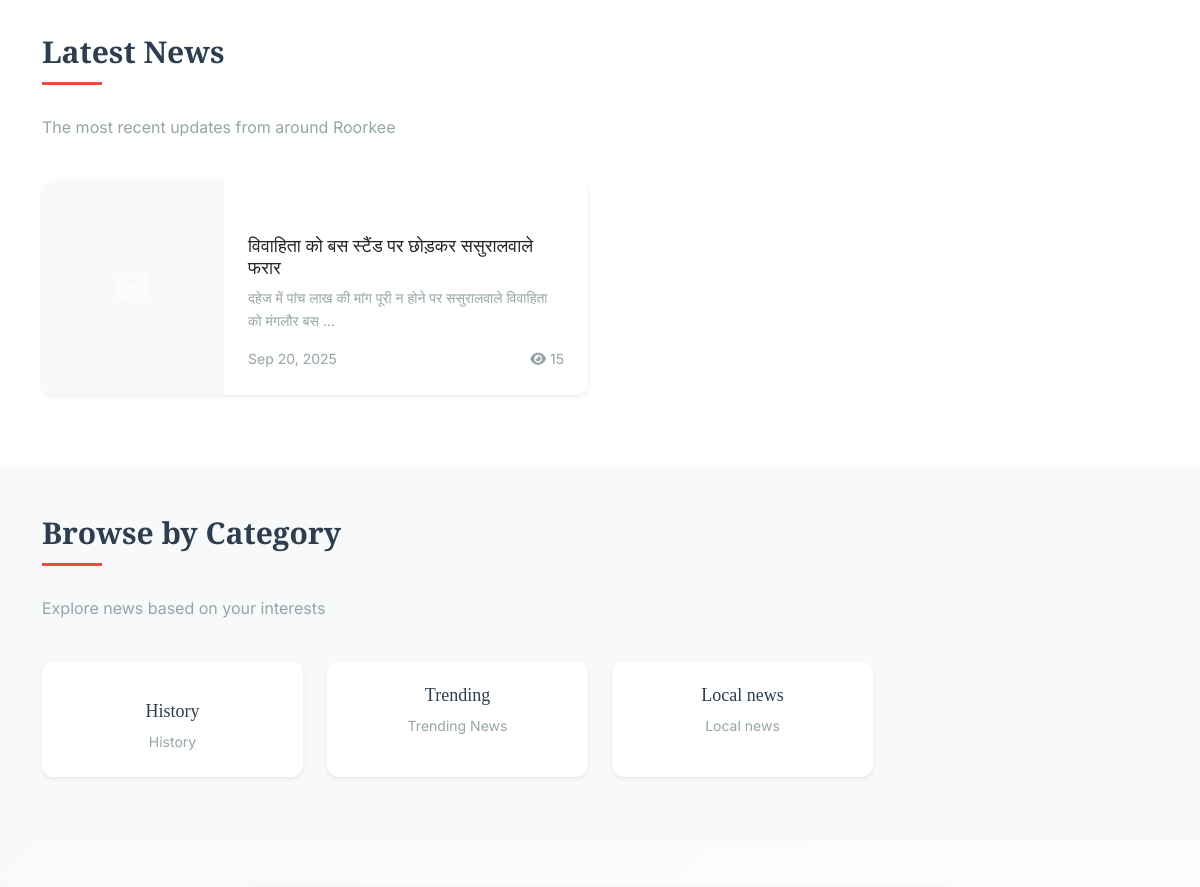
Before: / (middle part) with the older database file.
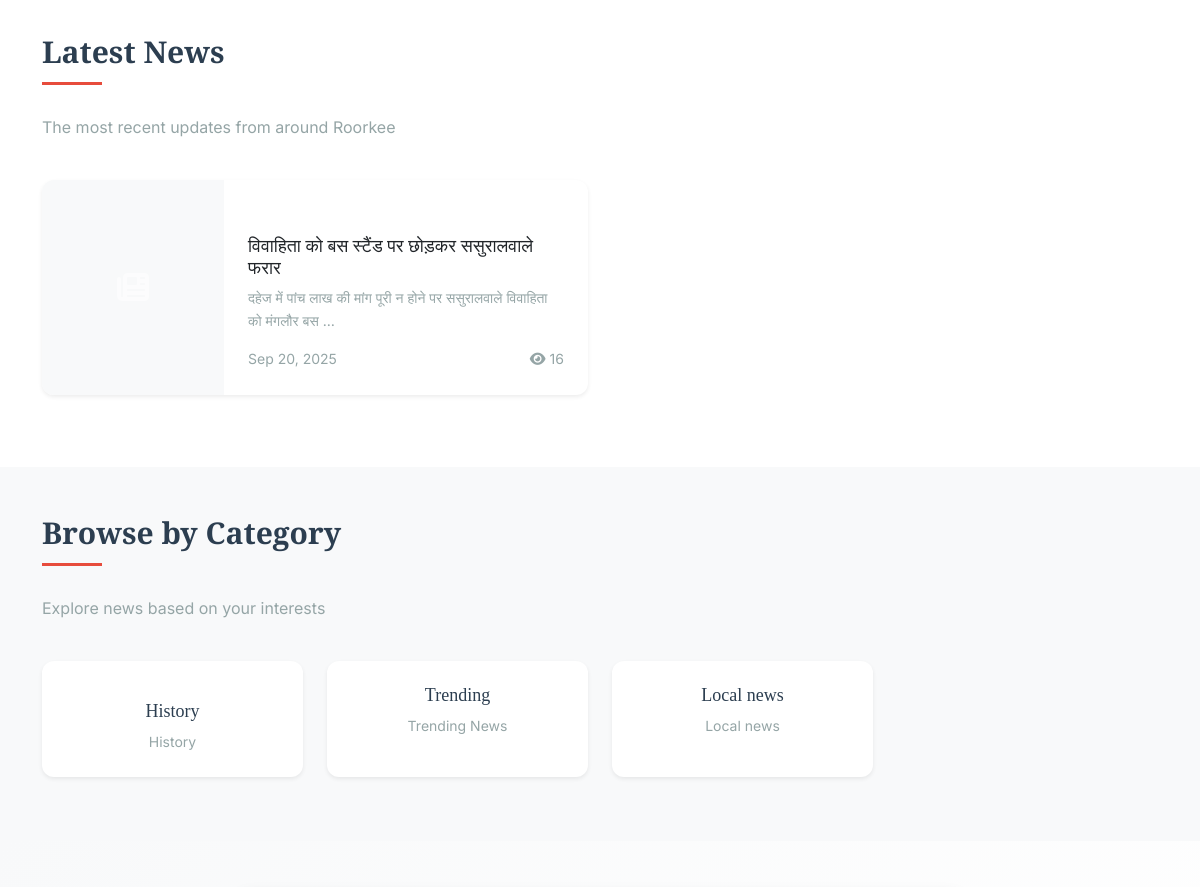
After: the same page with the newer database file.
### news/models.py (models this page shows, shortened)
class NewsArticle(models.Model):
    STATUS_CHOICES = [
        ('draft', 'Draft'),
        ('review', 'Under Review'),
        ('published', 'Published'),
        ('archived', 'Archived'),
    ]
    PRIORITY_CHOICES = [
        ('low', 'Low'),
        ('normal', 'Normal'),
        ('high', 'High'),
        ('urgent', 'Urgent'),
    ]
    title = models.CharField(max_length=200)
    slug = models.SlugField(unique=True, max_length=250)
    subtitle = models.CharField(max_length=300, blank=True, help_text="Brief subtitle or summary")
    content = models.TextField()
    excerpt = models.TextField(max_length=500, blank=True, help_text="Short description for previews")
    category = models.ForeignKey(Category, on_delete=models.CASCADE, related_name='articles')
    tags = models.ManyToManyField(Tag, blank=True, related_name='articles')
    featured_image = models.ImageField(upload_to='news_images/%Y/%m/', blank=True, null=True)
    featured_image_alt = models.CharField(max_length=200, blank=True)
    featured_image_caption = models.CharField(max_length=300, blank=True)
    author = models.ForeignKey(User, on_delete=models.CASCADE, related_name='articles')
    status = models.CharField(max_length=20, choices=STATUS_CHOICES, default='draft')
    priority = models.CharField(max_length=10, choices=PRIORITY_CHOICES, default='normal')
    meta_description = models.CharField(max_length=160, blank=True, help_text="SEO meta description")
    meta_keywords = models.CharField(max_length=255, blank=True, help_text="SEO keywords (comma separated)")
    created_at = models.DateTimeField(auto_now_add=True)
    updated_at = models.DateTimeField(auto_now=True)
    published_at = models.DateTimeField(null=True, blank=True)
    views_count = models.PositiveIntegerField(default=0)
    is_featured = models.BooleanField(default=False, help_text="Show in featured section")
    is_breaking = models.BooleanField(default=False, help_text="Breaking news badge")
    location = models.CharField(max_length=100, blank=True, help_text="Specific area in Roorkee")
    class Meta:
        ordering = ['-published_at', '-created_at']
        indexes = [
            models.Index(fields=['status', 'published_at']),
            models.Index(fields=['category', 'published_at']),
            models.Index(fields=['is_featured']),
        ]
    def get_absolute_url(self):
        return reverse('news:article_detail', kwargs={'slug': self.slug})

### news/views.py (the view)
# urls.py: path('', views.home_view, name='home'),
def home_view(request):
    featured_articles = NewsArticle.objects.filter(
        status='published', is_featured=True
    )[:3]
    breaking_news = NewsArticle.objects.filter(
        status='published', is_breaking=True
    ).first()
    latest_articles = NewsArticle.objects.filter(
        status='published'
    ).exclude(is_featured=True)[:6]
    categories = Category.objects.filter(is_active=True)
    context = {
        'featured_articles': featured_articles,
        'breaking_news': breaking_news,
        'latest_articles': latest_articles,
        'categories': categories,
    }
    return render(request, 'news/home.html', context)

### news/context_processors.py (called while the page is built)
def categories(request):
    return {
        'categories': Category.objects.filter(is_active=True)
    }

### news/templates/news/home.html (shortened to what this page needs)
{% extends 'roorkee360/base.html' %}
{% load static %}
{% block body_class %}home-page{% endblock %}
{% block content %}
<section id="latest-news" class="latest-news py-5">
    <div class="container">
        <div class="row mb-4">
            <div class="col-12">
                <h2 class="section-title">Latest News</h2>
                <p class="text-muted">The most recent updates from around Roorkee</p>
            </div>
        </div>
        <div class="row">
            {% for article in latest_articles %}
            <div class="col-lg-6 mb-4">
                <div class="card article-card h-100 border-0 shadow-sm">
                    <div class="row g-0">
                        <div class="col-md-4">
                            {% if article.featured_image %}
                            <img src="{{ article.featured_image.url }}" class="img-fluid rounded-start h-100 w-100" alt="{{ article.featured_image_alt|default:article.title }}" style="object-fit: cover;">
                            {% else %}
                            <div class="bg-secondary h-100 d-flex align-items-center justify-content-center">
                                <i class="fas fa-newspaper fa-2x text-white-50"></i>
                            </div>
                            {% endif %}
                        </div>
                        <div class="col-md-8">
                            <div class="card-body">
                                <span class="badge bg-primary mb-2">{{ article.category.display_name }}</span>
                                <h3 class="h6 card-title">
                                    <a href="{{ article.get_absolute_url }}" class="text-decoration-none text-dark">{{ article.title }}</a>
                                </h3>
                                <p class="card-text text-muted small">{{ article.excerpt|default:article.subtitle|truncatewords:15 }}</p>
                                <div class="d-flex justify-content-between align-items-center">
                                    <small class="text-muted">{{ article.published_at|date:"M d, Y" }}</small>
                                    <small class="text-muted"><i class="fas fa-eye me-1"></i>{{ article.views_count }}</small>
                                </div>
                            </div>
                        </div>
                    </div>
                </div>
            </div>
            {% endfor %}
        </div>
    </div>
</section>
<section id="categories" class="categories-section py-5 bg-light">
    <div class="container">
        <div class="row mb-4">
            <div class="col-12">
                <h2 class="section-title">Browse by Category</h2>
                <p class="text-muted">Explore news based on your interests</p>
            </div>
        </div>
        <div class="row">
            {% for category in categories %}
            <div class="col-lg-3 col-md-4 col-sm-6 mb-3">
                <a href="{% url 'news:category' category.name %}" class="category-card text-decoration-none">
                    <div class="card text-center border-0 shadow-sm h-100 hover-lift">
                        <div class="card-body py-4">
                            <h3 class="h5 card-title mb-2">{{ category.display_name }}</h3>
                            <p class="card-text text-muted small">{{ category.description|truncatewords:10 }}</p>
                        </div>
                    </div>
                </a>
            </div>
            {% empty %}
            <div class="col-12">
                <div class="text-center py-3">
                    <p class="text-muted">No categories available</p>
                </div>
            </div>
            {% endfor %}
        </div>
    </div>
</section>
<section class="newsletter-section py-5">
</section>
{% endblock %}

Changed rows visible on the page:
changed NewsArticle "विवाहिता को बस स्टैंड पर छोड़कर ससुरालवाले फरार": views_count "15" → "16"
